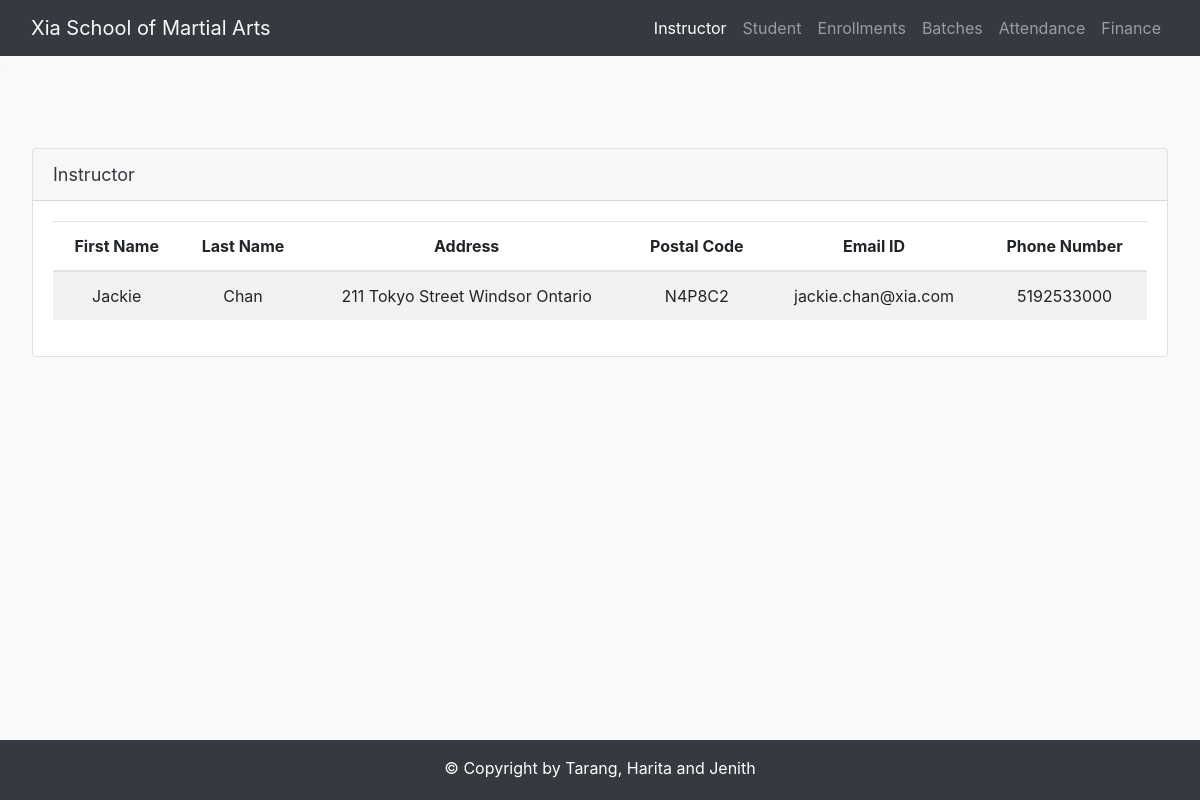
The page /instructor/ on the database its author committed.
### student/models.py (models this page shows, shortened)
class Instructor(models.Model):
    first_name = models.CharField(max_length=100)
    last_name = models.CharField(max_length=100)
    street_name = models.CharField(max_length=100, default="NA")
    city = models.CharField(max_length=100, default="NA")
    province = models.CharField(max_length=100, default="NA")
    postal_code = models.CharField(max_length=10, default="NA")
    email_ID = models.CharField(max_length=50)
    phone_number = models.CharField(validators=[phone_regex], max_length=17, blank=True)
    def address(self):
        return self.street_name + " " + self.city + " " + self.province

### student/views.py (the view)
# urls.py: path('instructor/', views.InstructorIndexView.as_view(), name='instructor'),
class InstructorIndexView(generic.ListView):
    template_name = 'student/instructor.html'
    def get_queryset(self):
        return Instructor.objects.all()

### student/templates/student/instructor.html (shortened to what this page needs)
{% extends 'student/base.html' %}
{% load staticfiles%}
{% block css %}
<link rel="stylesheet" href="{% static 'student\student.css' %}">
{% endblock %}
{% block activeinstructor %}active{% endblock %}
{% block body %}
<div class="jumbotron bg-light"  style="margin-top:12px; margin-bottom:70px;">
    <div class="row">
        <div class="col col-lg-12">
            <div style="margin-top:1em" class="card">
                <div class="card-header text-dark table-heading">Instructor</div>
                <div class="card-body panel-full">
                    <table class="table table-responsive-sm table-striped table-condensed sortable">
                        <thead>
                            <tr class="text-center">
                                <th align="center">First Name</th>
                                <th align="center">Last Name</th>
                                <th align="center">Address</th>
                                <th align="center">Postal Code</th>
                                <th align="center">Email ID</th>
                                <th align="center">Phone Number</th>
                            </tr>
                        </thead>
                        <tbody>
                            {% for ins in object_list %}
                            <tr class="text-center">
                                <td>{{ ins.first_name }}</td>
                                <td>{{ ins.last_name }}</td>
                                <td>{{ ins.address }}</td>
                                <td>{{ ins.postal_code }}</td>
                                <td>{{ ins.email_ID }}</td>
                                <td>{{ ins.phone_number }}</td>
                            </tr>
                            {% endfor %}
                        </tbody>
                    </table>
                </div>
            </div>
        </div>
    </div>
</div>
{% endblock %}

### student/static/student/student.css (style rules this page uses)
.table-heading { font-size: 18px; }

### rows shown on the page
Instructor: first_name "Jackie", last_name "Chan", address "211 Tokyo Street Windsor Ontario", postal_code "N4P8C2", email_ID "jackie.chan@xia.com", phone_number "5192533000"
